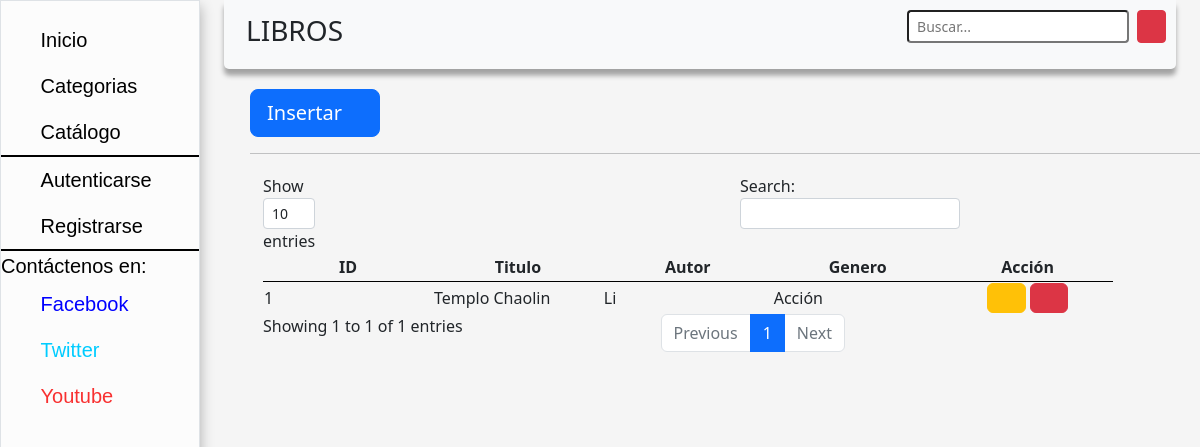
Screenshot of /libros/listado_libro/ with the database file from the repository.
### libro/models.py (models this page shows)
class Libro(models.Model):
    foto = models.ImageField('Imagen', upload_to='libro/', max_length=250,null=False, blank=False)
    nombre = models.CharField('Nombre', max_length=50,null=False, blank=False)
    autor = models.CharField('Autor', max_length=50,null=False, blank=False)
    genero = models.CharField("Genero", max_length=50, choices = genero_opt,null=False, blank=False)
    sinopsis = models.TextField('Sinopsis', null=False, blank=False)
    precio = models.PositiveIntegerField("Precio",null=False, blank=False, default=250)
    fecha_publicado = models.DateField("Fecha de Publicación", auto_now=False, auto_now_add=False,null=False, blank=False)
    class Meta:
        verbose_name = "Libro"
        verbose_name_plural = "Libros"
        ordering = ["-id"]

### libro/views.py (the view)
# urls.py: path("listado_libro/", LibroListView.as_view(), name="Listado_Libro" ),
class LibroListView(ListView):
    model = Libro
    template_name = "libro/listado_libro.html"

### templates/libro/listado_libro.html (shortened to what this page needs)
{% extends "base.html" %}
{% load static %}
{% block contenido %}
    <section class="seccion_libro">
        <div class="completo_seccion">
            <div class="insertar_libro">
                <button type="button" onclick="CrearLibro('{% url "Crear_Libro" %}')" class="btn btn-primary btn-lg">Insertar <i class="bi bi-plus-circle"></i></button>
            </div>
            <hr>
            <div class="tabla_libro">
                <table class="tabla-reporte" id="tabla">
                    <thead>
                        {% block columns %}
                            <tr>
                                <th style="width: 20%; padding: 3px; text-align: center; border-bottom: 1px solid black;">ID</th>
                                <th style="width: 20%; padding: 3px; text-align: center; border-bottom: 1px solid black;">Titulo</th>
                                <th style="width: 20%; padding: 3px; text-align: center; border-bottom: 1px solid black;">Autor</th>
                                <th style="width: 10%; padding: 3px; text-align: center; border-bottom: 1px solid black;">Genero</th>
                                <th style="width: 30%; padding: 3px; text-align: center; border-bottom: 1px solid black;">Acción</th>
                            </tr>
                        {% endblock %}
                    </thead>
                    <tbody>
                        {% block rows %}
                            {% if object_list %}
                                {% for libro in object_list %}
                                    <tr>
                                        <td style="width: 10%;">{{ libro.pk }}</td>
                                        <td style="width: 20%;">{{ libro.nombre }}</td>
                                        <td style="width: 20%;">{{ libro.autor }}</td>
                                        <td style="width: 20%;">{{ libro.genero }}</td>
                                        <td style="width: 30%; text-align: center;">
                                            <button type="button" onclick="EditarLibro('{% url "Editar_Libro" libro.pk %}')" class="btn btn-warning"><i class="bi bi-pencil-square"></i></button>
                                            <button type="button" onclick="EliminarLibro('{% url "Eliminar_Libro" libro.pk %}')" class="btn btn-danger"><i class="bi bi-trash3"></i></button>
                                        </td>
                                    </tr>
                                {% endfor %}
                            {% else %}
                                <div class="mensaje">
                                    <h3>No existen Libros en la Libreria </h3>
                                </div>
                            {% endif %}
                        {% endblock %}
                    </tbody>
                </table>
            </div>
        </div>
    </section>
{% endblock contenido %}

### libro/static/css/estilos.css (style rules this page uses)
body { background-color: whitesmoke; }
.seccion_libro { padding: 20px 0 20px 250px; }
.tabla_libro { margin: 20px 0 0 20px; }
.tabla-reporte { width: 90%; }

### rows the page displays
Libro: pk "1", nombre "Templo Chaolin", autor "Li", genero "Acción"
